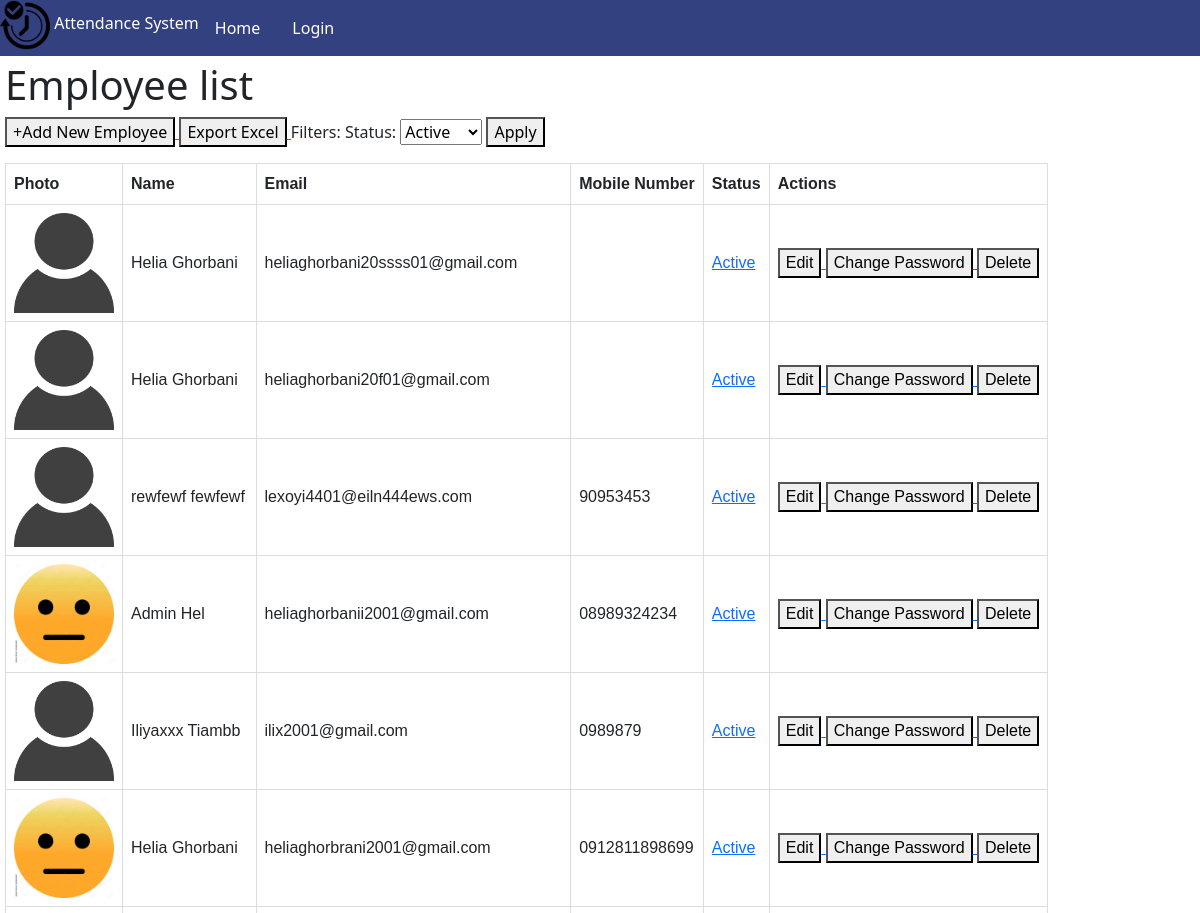
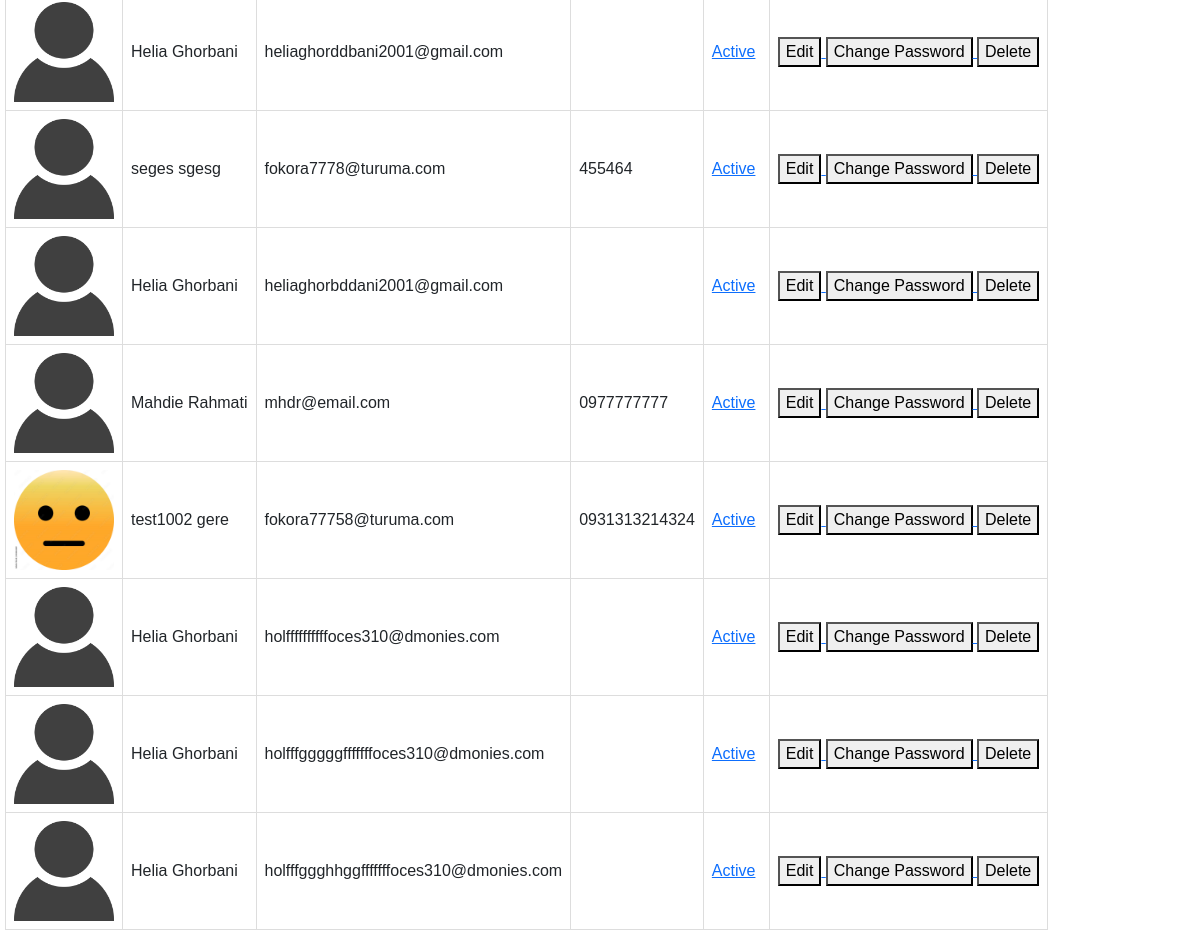
The app's page /status-active-filter/, older data (2 pictures, top to bottom).
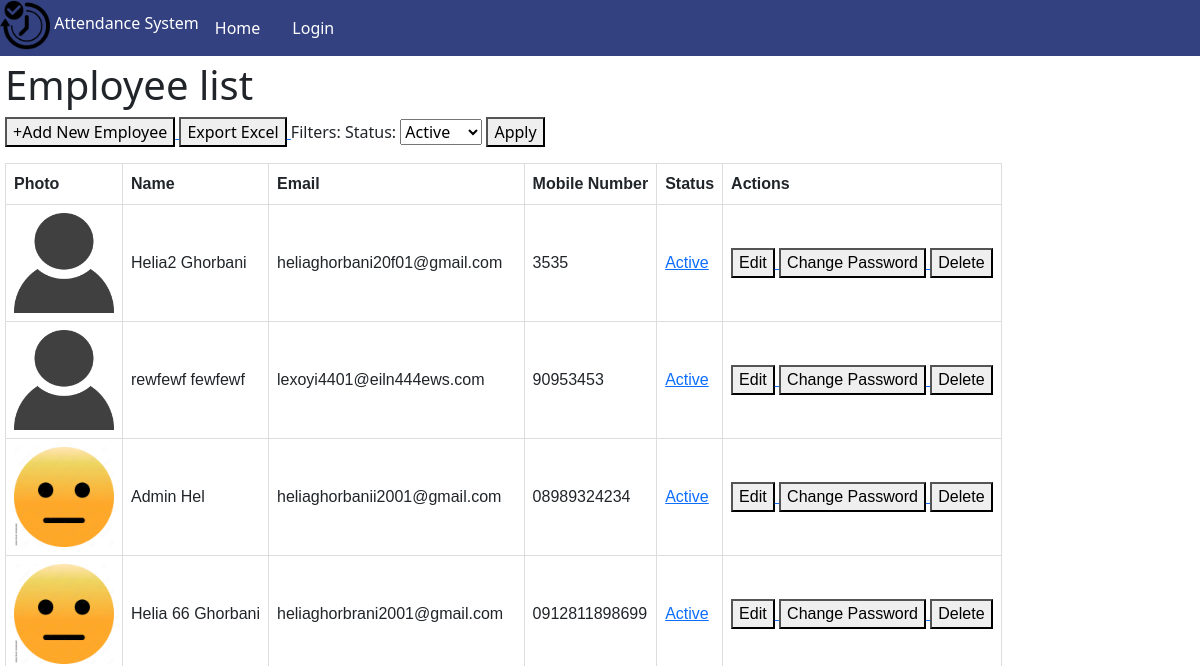
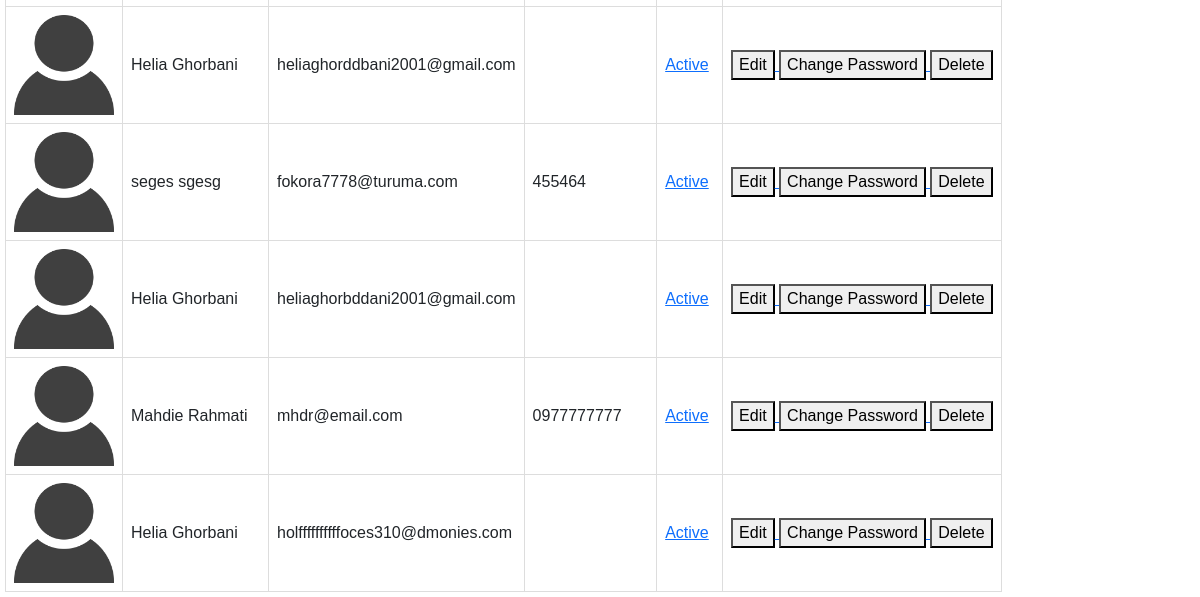
The same page, newer data (2 pictures, top to bottom).
### base/models.py (models this page shows, shortened)
class Employee(models.Model):
	user = models.OneToOneField(User, null=True, blank=True, on_delete=models.CASCADE)
	first_name = models.CharField(max_length=200, null=True)
	last_name = models.CharField(max_length=200, null=True)
	mobile_number = models.CharField(max_length=200, null=True, blank=True)
	email = models.EmailField(max_length=200, null=True, unique=True)
	profile_picture = models.ImageField(default="default_profile.png", null=True, blank=True)

### base/views.py (the view)
# urls.py: path("status-active-filter/" , views.status_active_filter , name="status-active-filter"),
def status_active_filter(request):
    employees = Employee.objects.all()
    employees_list = []
    for employee in employees:
        if employee.user.is_active and employee.user.id != request.user.id:
            employees_list.append(employee)
    context = {'employees' : employees_list, 'fltr':'saf'}
    return render(request, 'base/employees_list.html', context)

### base/templates/base/employees_list.html (shortened to what this page needs)
{% load crispy_forms_tags %}
{% load static %}
<!DOCTYPE html>
<html lang="en">
<head>
    <link href="https://cdn.jsdelivr.net/npm/bootstrap@5.2.2/dist/css/bootstrap.min.css" rel="stylesheet" />
</head>
<body>
    <div>
        {% include "navbar.html" %}
    </div>
    <div class="flex-container">
        <div>
        <div>
            <h1>
                Employee list
            </h1>
            <a href="{% url 'create-user' %}">
                <button>+Add New Employee</button>
            </a>
            <a href="{% url 'export-excel' fltr %}">
                <button>Export Excel</button>
            </a>
                Filters:    Status:
                <select name="status" id="status">
                    <option data-url="{% url 'status-inactive-filter' %}" value="Active">Active</option>
                  </select>
                  <button onclick="getOption()"> Apply </button>
            <table>
                <tr>
                    <th>Photo</th>
                    <th>Name</th>
                    <th>Email</th>
                    <th>Mobile Number</th>
                    <th>Status</th>
                    <th>Actions</th>
                </tr>
                {% for emps in employees %}
                <tr>
                    <td>
                        <img src="{{emps.profile_picture.url}}" width="100" height="100">
                    </td>
                    <td>{{emps.first_name}} {{emps.last_name}}</td>
                    <td>{{emps.email}}</td>
                    <td>{{emps.mobile_number | default_if_none:""}}</td>
                    <form action="" method="POST">
                        {% if emps.user.is_active %}
                        <td>
                            <a href="{% url 'change-status' emps.id %}">
                                Active
                            </a>
                        </td>
                        {% else %}
                        <td>
                            <a href="{% url 'change-status' emps.id %}">
                                Inactive
                            </a>
                        </td>
                        {% endif %}
                        <td>
                    </form>
                        <a href="{% url 'edit-user' emps.id %}">
                            <button>Edit</button>
                        </a>
                        <a href="{% url 'change-pass' emps.id %}">
                            <button>Change Password</button>
                        </a>
                        <a href="{% url 'delete-user' emps.id %}">
                            <button>Delete</button>
                        </a>
                </tr>
                {% endfor %}
            </table>
        </div>
    </div>
</body>
</html>

### templates/navbar.html
{% load static %}
<div>
  <ul
    style="
      list-style-type: none;
      margin: 0;
      padding: 0;
      overflow: hidden;
      background-color: #334180;
    "
  >
    <li style="float: left">
      <div style="color: white">
        <img
          src="{% static 'images/logo.png' %}"
          alt="Logo"
          weight="50"
          height="50"
        />
        Attendance System
      </div>
    </li>
    <li style="float: left">
      <a
        href="{% url 'home' %}"
        style="
          display: block;
          color: white;
          text-align: center;
          padding: 16px;
          text-decoration: none;
        "
        onMouseOver="this.style.color='#5d74ba'"
        onMouseOut="this.style.color='white'"
        >Home</a
      >
    </li>
    {% if request.user.is_authenticated %}
    <li style="float: left">
      <a
        href="{% url 'logout' %}"
        style="
          display: block;
          color: white;
          text-align: center;
          padding: 16px;
          text-decoration: none;
        "
        onMouseOver="this.style.color='#5d74ba'"
        onMouseOut="this.style.color='white'"
        >Logout</a
      >
    </li>
    {% else %}
    <li style="float: left">
      <a
        href="{% url 'login' %}"
        style="
          display: block;
          color: white;
          text-align: center;
          padding: 16px;
          text-decoration: none;
        "
        onMouseOver="this.style.color='#5d74ba'"
        onMouseOut="this.style.color='white'"
        >Login</a
      >
    </li>
  </ul>
  {% endif %}
</div>

### base/templates/base/employees_list.html (style rules this page uses)
.flex-container { display: flex; flex-direction: row; padding: 5px; }
table { font-family: arial, sans-serif; border-collapse: collapse; width: 100%; }
td, th { border: 1px solid #dddddd; text-align: left; padding: 8px; }

Row changes from the older to the newer data that the page shows:
no longer on this page (row edited): Employee: profile_picture (placeholder picture), first_name "Helia", last_name "Ghorbani", email "heliaghorbani20ssss01@gmail.com", shows "Active"
no longer on this page (row unchanged): Employee: profile_picture (placeholder picture), first_name "Iliyaxxx", last_name "Tiambb", email "ilix2001@gmail.com", mobile_number "0989879", shows "Active"
removed Employee: profile_picture (picture), first_name "test1002", last_name "gere", email "fokora77758@turuma.com", mobile_number "0931313214324", shows "Active"
removed Employee: profile_picture (placeholder picture), first_name "Helia", last_name "Ghorbani", email "holfffgggggfffffffoces310@dmonies.com", shows "Active"
removed Employee: profile_picture (placeholder picture), first_name "Helia", last_name "Ghorbani", email "holfffggghhggfffffffoces310@dmonies.com", shows "Active"
changed Employee "heliaghorbani20f01@gmail.com": first_name "Helia" → "Helia2"; mobile_number (not shown) → "3535"
changed Employee "heliaghorbrani2001@gmail.com": first_name "Helia" → "Helia 66"
